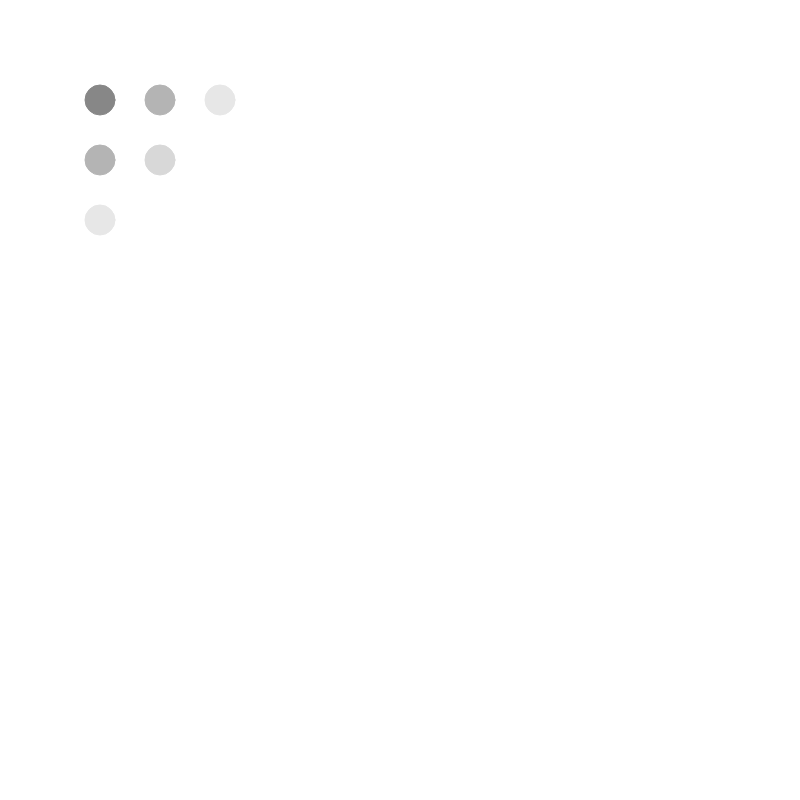
Frame 1 (no input)
Frame 60 (no input): identical to frame 1, image omitted
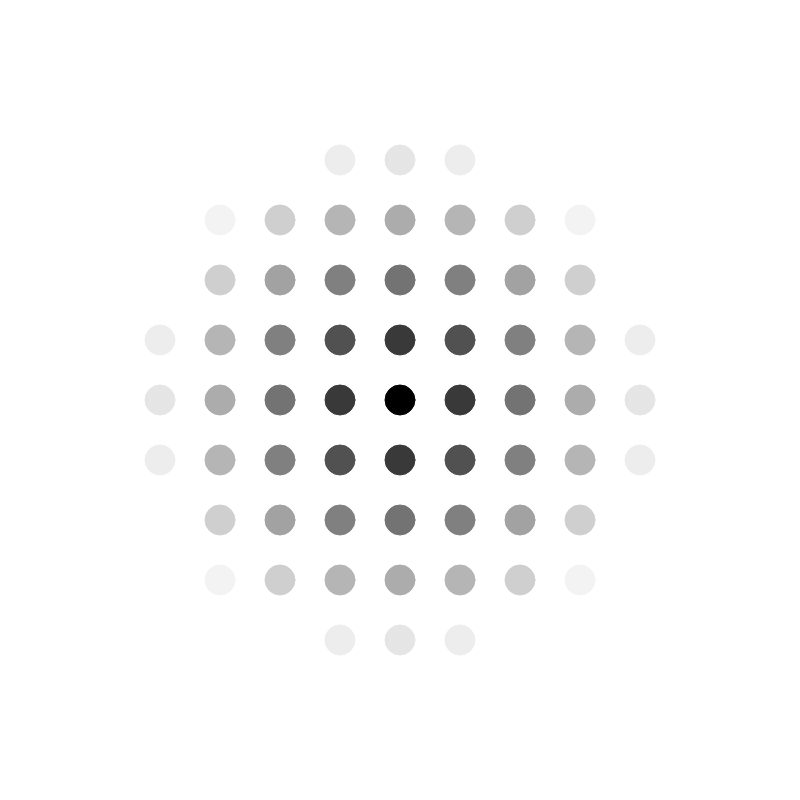
Frame 120 (the mouse pressed at the canvas centre since frame 60)

The p5.js sketch that drew these frames (run headless with seeded random() and noise() and a simulated clock; from frame 60 on, the mouse is pressed at the canvas centre):

// p5.js sketch
// ── sketch.js
function setup() {
	createCanvas(800, 800);
}

function draw() {
	background(255);

	// var left = 100;
	// var top = 100;
	// var gap = 50;
	// for(var i=0; i<10; i++){
	// 	for(var j=0; j<10; j++){
	// 		var x = left + i*gap;
	// 		var y = top + j*gap;
	// 		fill(0);
	// 		stroke(0);
	// 		ellipse(x,y,30,30);
	// 	}
	// }

	var n = 10;
	var border = 100;
	for(var i=0; i<n; i++){
		for(var j=0; j<n; j++){
			var x = map(i,0,n,border,width-border)
			var y = map(j,0,n,border,height-border);
			var d = dist(x,y,mouseX,mouseY);
			var col = map(d,0,width/3,0,255);
			fill(col);
			stroke(col);
			ellipse(x,y,30,30);
		}
	}

}
